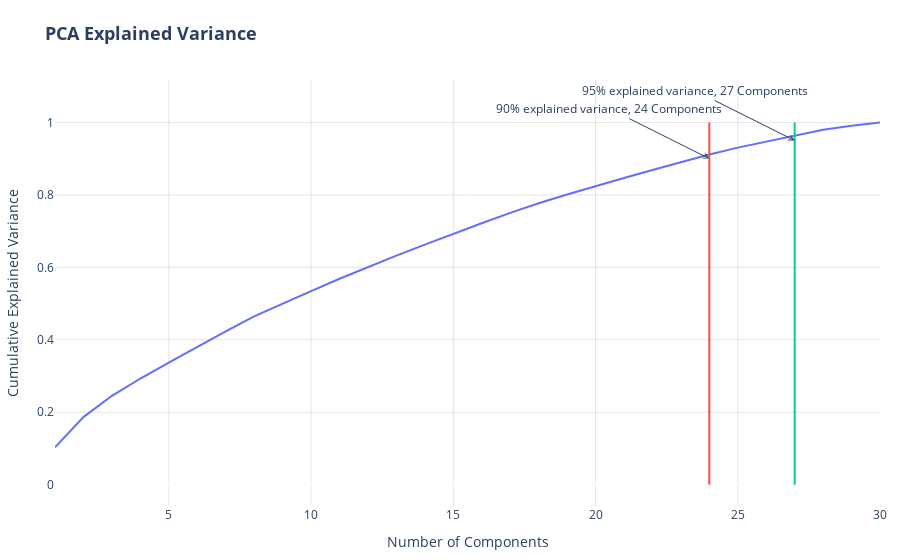

Write notebook code for a chart like this one.
### Code cell
# Plot cumulative explained variance
fig = go.Figure()
fig.add_trace(go.Scatter(x=np.arange(1, len(cumulative_variance) + 1), y=cumulative_variance))
fig.add_trace(go.Scatter(x=[n_components_1, n_components_1], y=[0, 1], mode='lines', name='90% Explained Variance'))
fig.add_trace(go.Scatter(x=[n_components_2, n_components_2], y=[0, 1], mode='lines', name='95% Explained Variance'))
fig.update_layout(
    title='PCA Explained Variance',
    # bold
    title_font=dict(size=18, weight='bold'),
    xaxis_title='Number of Components',
    yaxis_title='Cumulative Explained Variance',
    showlegend=False,
#   white bg
    paper_bgcolor='rgba(255,255,255,1)',
    plot_bgcolor='rgba(255,255,255,1)',
    # all xticks
    xaxis=dict(tickvals=np.arange(0, len(cumulative_variance) + 1, 5), gridcolor='rgba(0,0,0,0.1)'),
    yaxis=dict(gridcolor='rgba(0,0,0,0.1)'),
    margin=dict(l=20, r=20, t=80, b=20)
)

# Add annotation for 90% explained variance
fig.add_annotation(
    x=n_components_1,
    y=accepted_v1,
    text=f'90% explained variance, {n_components_1} Components',
    showarrow=True,
    arrowhead=5,
    ax=-100,
    ay=-50
)

# Add annotation for 95% explained variance
fig.add_annotation(
    x=n_components_2,
    y=accepted_v2,
    text=f'95% explained variance, {n_components_2} Components',
    showarrow=True,
    arrowhead=5,
    ax=-100,
    ay=-50
)

fig.show()

### Figure 1 — Plotly figure (JSON) as saved in the notebook; plotly's stock layout.template omitted (floating-point values rounded to 4 significant figures)
{"data": [{"type": "scatter", "x": [1, 2, 3, 4, 5, 6, 7, 8, 9, 10, 11, 12, 13, 14, 15, 16, 17, 18, 19, 20, 21, 22, 23, 24, 25, 26, 27, 28, 29, 30], "y": [0.1031, 0.1865, 0.2454, 0.2931, 0.3372, 0.3806, 0.4229, 0.4644, 0.5001, 0.5345, 0.5684, 0.6011, 0.6324, 0.6628, 0.6926, 0.7216, 0.7501, 0.7769, 0.801, 0.8243, 0.8467, 0.8687, 0.8905, 0.9112, 0.9303, 0.9472, 0.9635, 0.9796, 0.9906, 1]}, {"mode": "lines", "name": "90% Explained Variance", "type": "scatter", "x": [24, 24], "y": [0, 1]}, {"mode": "lines", "name": "95% Explained Variance", "type": "scatter", "x": [27, 27], "y": [0, 1]}], "layout": {"annotations": [{"arrowhead": 5, "ax": -100, "ay": -50, "showarrow": true, "text": "90% explained variance, 24 Components", "x": 24, "y": 0.9}, {"arrowhead": 5, "ax": -100, "ay": -50, "showarrow": true, "text": "95% explained variance, 27 Components", "x": 27, "y": 0.95}], "margin": {"b": 20, "l": 20, "r": 20, "t": 80}, "paper_bgcolor": "rgba(255,255,255,1)", "plot_bgcolor": "rgba(255,255,255,1)", "showlegend": false, "title": {"font": {"size": 18, "weight": "bold"}, "text": "PCA Explained Variance"}, "xaxis": {"gridcolor": "rgba(0,0,0,0.1)", "tickvals": [0, 5, 10, 15, 20, 25, 30], "title": {"text": "Number of Components"}}, "yaxis": {"gridcolor": "rgba(0,0,0,0.1)", "title": {"text": "Cumulative Explained Variance"}}}}
